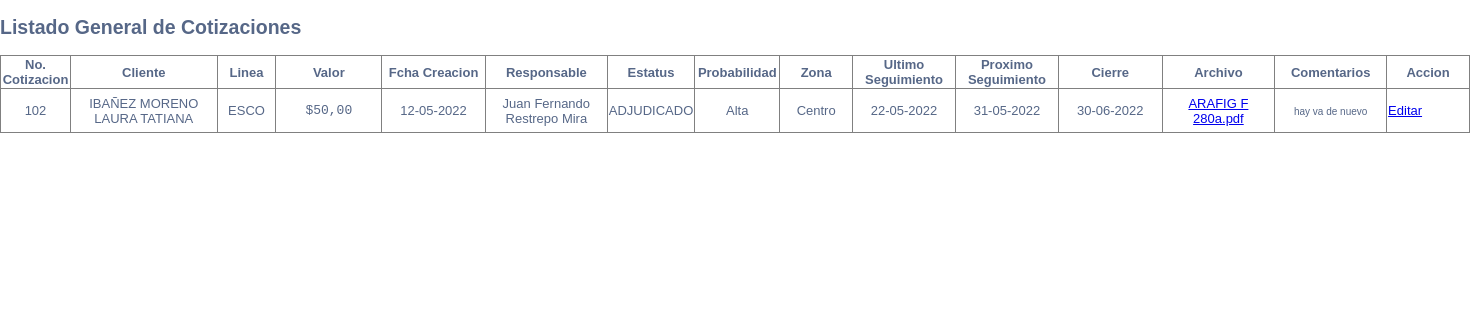
Screenshot of /subir/listar100.php with the database file from the repository.
### tables this page shows
CREATE TABLE IF NOT EXISTS `tbl_cotizacion` (
  `id_registro` int(11) NOT NULL AUTO_INCREMENT,
  `id_cotizacion` int(11) NOT NULL,
  `id_cliente` varchar(20) NOT NULL,
  `id_linea` int(11) NOT NULL,
  `valor` bigint(255) NOT NULL,
  `fecha_crea` date NOT NULL,
  `id_responsable` int(11) NOT NULL,
  `id_estatus` int(11) NOT NULL,
  `Probabilidad` varchar(11) NOT NULL,
  `id_zona` int(11) NOT NULL,
  `ultseg_fecha` date NOT NULL,
  `proxseg_fecha` date NOT NULL,
  `cierre_fecha` date NOT NULL,
  `archivo` varchar(255) NOT NULL,
  `id_usuario` int(11) NOT NULL,
  `comentarios` varchar(200) NOT NULL,
  `Supervisor` varchar(11) NOT NULL,
  PRIMARY KEY (`id_registro`)
);

CREATE TABLE IF NOT EXISTS `tbl_cliente` (
  `id_cliente` varchar(15) NOT NULL,
  `nombre_cliente` varchar(100) NOT NULL,
  PRIMARY KEY (`id_cliente`)
);

CREATE TABLE IF NOT EXISTS `tbl_linea` (
  `id_linea` int(11) NOT NULL,
  `nombre_linea` varchar(255) NOT NULL,
  PRIMARY KEY (`id_linea`)
);

CREATE TABLE IF NOT EXISTS `tbl_responsable` (
  `id_responsable` int(11) NOT NULL,
  `nombre_responsable` varchar(50) NOT NULL,
  `ini_responsable` varchar(11) NOT NULL,
  `Supervisor` varchar(11) NOT NULL,
  PRIMARY KEY (`id_responsable`)
);

CREATE TABLE IF NOT EXISTS `tbl_estatus` (
  `id_estatus` int(11) NOT NULL,
  `nombre_estatus` varchar(20) NOT NULL,
  PRIMARY KEY (`id_estatus`),
  KEY `id_estatus` (`id_estatus`),
  KEY `id_estatus_2` (`id_estatus`)
);

CREATE TABLE IF NOT EXISTS `tbl_zona` (
  `id_zona` int(11) NOT NULL,
  `nombre_zona` varchar(50) NOT NULL,
  PRIMARY KEY (`id_zona`)
);

### subir/config.inc.php (called while the page is built, shortened)
<?php
class Conect_MySql {
     var $obj = array ( "dbname"	=>	"ingresar",
                       "dbuser"		=>	"admin"		,
                       "dbpwd"		=>	"Q!w2e3r4t5"		,
                       "dbhost"		=>	"localhost"	);
     var $db_connect_id = "";
    private function connect(){
		$this->db_connect_id = mysqli_connect($this->obj['dbhost'],$this->obj['dbuser'],$this->obj['dbpwd'],$this->obj['dbname']);
  }
function execute($query) {
        $this->q_id = mysqli_query($this->db_connect_id,$query);
	return $this->q_id;
    }
  public function fetch_row($q_id = "") {
        $result = mysqli_fetch_array($q_id);
        return $result;
    }
}
?>

### subir/listar100.php (the view, shortened to what this page needs)
<!DOCTYPE html>
<html>
	    <head>
    </head>
<link rel="stylesheet" type="text/css" href="css/style.css">
<body>
    <div class="container">
        <div class="table-wrapper">
            <div class="table-title">
			                <div class="row">
                    <div class="col-sm-4">
						<h2>Listado General de Cotizaciones</h2>
					</div>
                </div>
            </div>
		<table width="1470" border='1' style="border-collapse: collapse" >
  <tbody>
  	   <thead>
			<tr>
                <th width="67" scope="col">No. Cotizacion</th>
                <th width="144" scope="col">Cliente</th>
                <th width="56" scope="col">Linea</th>
                <th width="103" scope="col">Valor</th>
                <th width="101" scope="col">Fcha Creacion</th>
                <th width="119" scope="col">Responsable</th>
                <th width="66" scope="col">Estatus</th>
                <th width="82" scope="col">Probabilidad</th>
                <th width="70" scope="col">Zona</th>
                <th width="100" scope="col">Ultimo Seguimiento</th>
                <th width="100" scope="col">Proximo Seguimiento</th>
                <th width="101" scope="col">Cierre</th>
                <th width="110" scope="col">Archivo</th>
                <th width="109" scope="col">Comentarios</th>
				<th width="80" scope="col">Accion</th>
            </tr>
		</thead>
        <?php
        include 'config.inc.php';
        $db=new Conect_MySql();
			$sql = "SELECT id_cotizacion, tbl_cliente.nombre_cliente, tbl_linea.nombre_linea, valor, fecha_crea, tbl_responsable.nombre_responsable, tbl_estatus.nombre_estatus, probabilidad, tbl_zona.nombre_zona, ultseg_fecha, proxseg_fecha, cierre_fecha,archivo,comentarios FROM tbl_cotizacion INNER JOIN tbl_cliente ON tbl_cotizacion.id_cliente = tbl_cliente.id_cliente INNER JOIN tbl_responsable ON tbl_cotizacion.id_responsable = tbl_responsable.id_responsable INNER JOIN tbl_estatus ON tbl_cotizacion.id_estatus = tbl_estatus.id_estatus INNER JOIN tbl_zona ON tbl_cotizacion.id_zona = tbl_zona.id_zona INNER JOIN tbl_linea ON tbl_cotizacion.id_linea = tbl_linea.id_linea WHERE  valor < '100'  order by fecha_crea desc;";
            $query = $db->execute($sql);
            while($datos=$db->fetch_row($query)){?>
			<tr>
                <td align="center" valign="middle" scope="row" data-label="No. Cotizacion"><?php echo $datos['id_cotizacion']; ?></td>
                <td align="center" valign="middle"><?php echo $datos['nombre_cliente']; ?></td>
				<td align="center" valign="middle"><?php echo $datos['nombre_linea']; ?></td>
				<td align="center" valign="middle"><pre>$<?php echo number_format ($datos ['valor'],2,',','.'); ?></pre></td>
				<td align="center" valign="middle"><?php echo date("d-m-Y", strtotime($datos["fecha_crea"])); ?></td>
				<td align="center" valign="middle"><?php echo $datos['nombre_responsable']; ?></td>
				<td align="center" valign="middle"><?php echo $datos['nombre_estatus']; ?></td>
				<td align="center" valign="middle"><?php echo $datos['probabilidad']; ?></td>
				<td align="center" valign="middle"><?php echo $datos['nombre_zona']; ?></td>
				<td align="center" valign="middle"><?php echo date("d-m-Y", strtotime($datos["ultseg_fecha"])); ?></td>
				<td align="center" valign="middle"><?php echo date("d-m-Y", strtotime($datos["proxseg_fecha"])); ?></td>
				<td align="center" valign="middle"><?php echo date("d-m-Y", strtotime($datos["cierre_fecha"])); ?></td>
                <td align="center" valign="middle"><a href="archivo_r.php?id=<?php echo $datos['id_cotizacion']?>"><?php echo $datos['archivo']; ?></a></td>
				<td align="center" valign="middle"><font size="1px"><?php echo $datos['comentarios']; ?></td>
               	<td><a  class="myButton" title="Aquí para nuevas modificaciones" href="editar_r.php?id=<?php echo $datos['id_cotizacion']?>">Editar</a>
              </tr>
		</tbody>
          <?php  } ?>
        </table>
</body>
</html>

### subir/css/style.css (style rules this page uses)
body, div { margin:0; padding:0; }
body { background:#AAA; }

### subir/listar100.php (style rules this page uses)
body { color: #566787; background: #ffffff; font-family: 'Varela Round', sans-serif; font-size: 13px; }

### rows the page displays
tbl_cotizacion: id_cotizacion "102", id_cliente.nombre_cliente "IBAÑEZ MORENO LAURA TATIANA", id_linea.nombre_linea "ESCO", valor "50,00", fecha_crea "12-05-2022", id_responsable.nombre_responsable "Juan Fernando Restrepo Mira", id_estatus.nombre_estatus "ADJUDICADO", Probabilidad "Alta", id_zona.nombre_zona "Centro", ultseg_fecha "22-05-2022", proxseg_fecha "31-05-2022", cierre_fecha "30-06-2022", archivo "ARAFIG F 280a.pdf", comentarios "hay va de nuevo"
